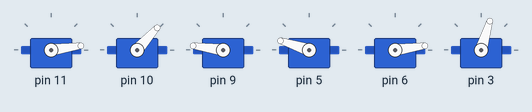
The sketch below on a simulated Arduino Uno, built with avr-gcc and run on an emulated ATmega328P. On the bench: 6 × servo.

Above: at 6.17 s.
At 7.09 s:
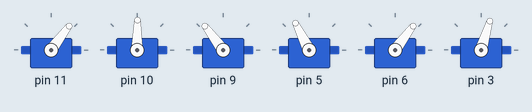
At 7.9 s:
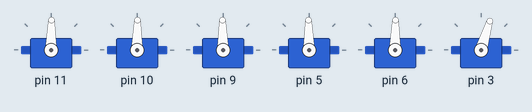
Timing chart, 0 to 9.4 s (numbered marks = the images above):
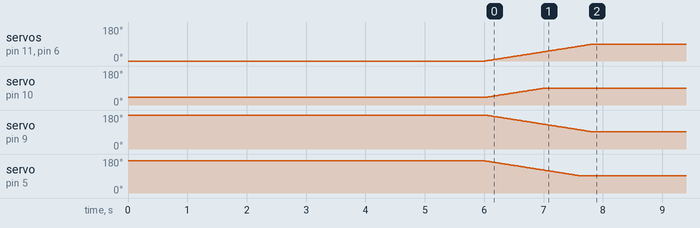

Measured:
- by itself, servo on pin 11, servo on pin 6: moves from 0° to 89° over 1.8 s
- by itself, servo on pin 10: moves from 40° to 89° over 0.98 s
- by itself, servo on pin 9: moves from 180° to 91° over 1.8 s
- by itself, servo on pin 5: moves from 170° to 91° over 1.6 s

The sketch:

testBraccio90.ino
```cpp
 /*
  testBraccio90.ino

 testBraccio90 is a setup sketch to check the alignment of all the servo motors
 This is the first sketch you need to run on Braccio
 When you start this sketch Braccio will be positioned perpendicular to the base
 If you can't see the Braccio in this exact position you need to reallign the servo motors position

 Created on 18 Nov 2015
 by Andrea Martino

 This example is in the public domain.
 */

#include <Braccio.h>
#include <Servo.h>


Servo base;
Servo shoulder;
Servo elbow;
Servo wrist_rot;
Servo wrist_ver;
Servo gripper;

void setup() {
  //Initialization functions and set up the initial position for Braccio
  //All the servo motors will be positioned in the "safety" position:
  //Base (M1):90 degrees
  //Shoulder (M2): 45 degrees
  //Elbow (M3): 180 degrees
  //Wrist vertical (M4): 180 degrees
  //Wrist rotation (M5): 90 degrees
  //gripper (M6): 10 degrees
  Braccio.begin();
}

void loop() {
  /*
   Step Delay: a milliseconds delay between the movement of each servo.  Allowed values from 10 to 30 msec.
   M1=base degrees. Allowed values from 0 to 180 degrees
   M2=shoulder degrees. Allowed values from 15 to 165 degrees
   M3=elbow degrees. Allowed values from 0 to 180 degrees
   M4=wrist vertical degrees. Allowed values from 0 to 180 degrees
   M5=wrist rotation degrees. Allowed values from 0 to 180 degrees
   M6=gripper degrees. Allowed values from 10 to 73 degrees. 10: the toungue is open, 73: the gripper is closed.
  */

  // the arm is aligned upwards  and the gripper is closed
                     //(step delay, M1, M2, M3, M4, M5, M6);
  Braccio.ServoMovement(20,         90, 90, 90, 90, 90,  73);

}
```
